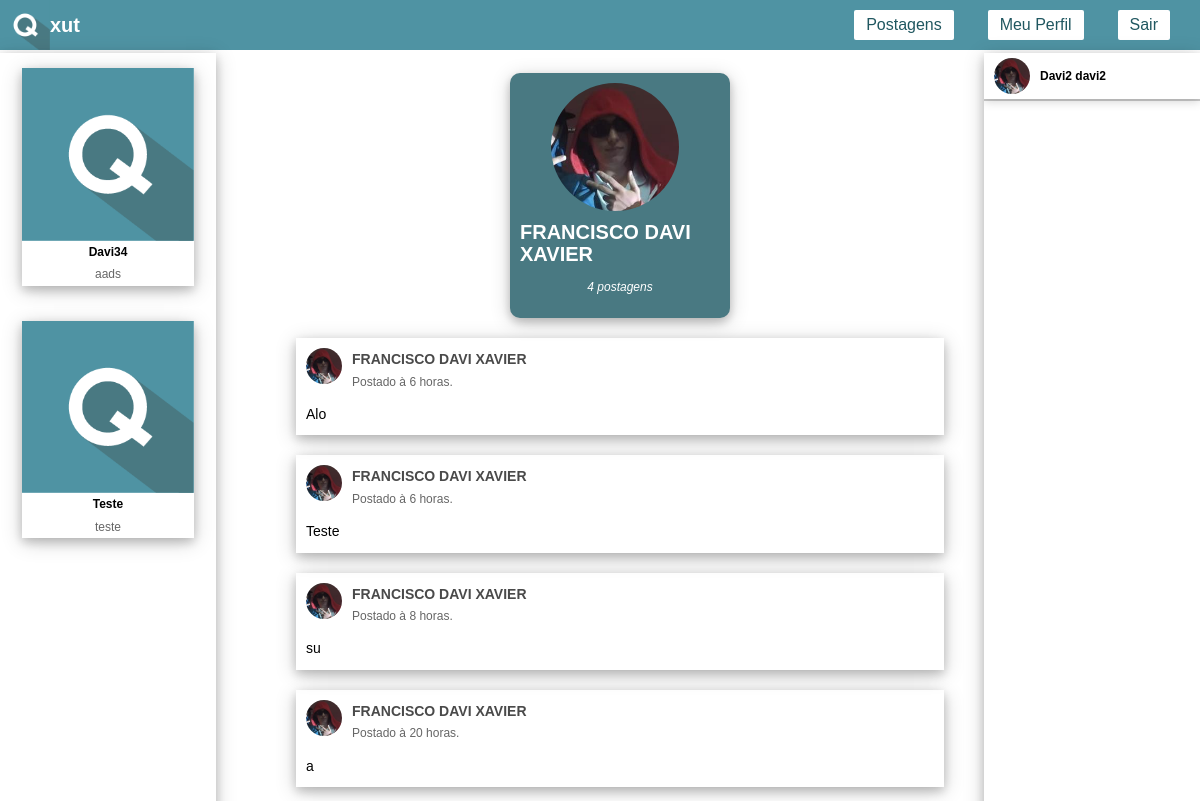
The page /qxut/perfil/1 (signed in) on the database its author committed.
### qxorkut/models.py (models this page shows)
class Comunidade(models.Model):
	nome = models.CharField(max_length = 300, unique=True)
	descricao = models.CharField(max_length = 500)
	foto = models.FileField(upload_to='media/', null=True, blank=True)
	idadmin = models.ForeignKey(Perfil, related_name = "comunidades_admin", on_delete = models.CASCADE)
	comunidade_perfil = models.ForeignKey(Perfil, related_name = "comunidade_perfil", on_delete = models.CASCADE)

class Perfil(models.Model):
	iduser = models.ForeignKey(get_user_model(), on_delete = models.CASCADE, related_name="perfil")
	nome = models.CharField(max_length = 200)
	sobrenome = models.CharField(max_length = 200)
	foto = models.FileField(upload_to='media/', null=True, blank=True)
	comunidades = models.ManyToManyField('Comunidade', verbose_name = u'Comunidades', through = 'Perfil_Comunidade')
	amigos = models.ManyToManyField('Perfil', verbose_name= u'Amigos', through="Amigo")

class Postagem(models.Model):
	idperfil = models.ForeignKey(Perfil, on_delete = models.CASCADE, related_name = "postagens")
	texto = models.CharField(max_length = 500)
	anexo = models.FileField(upload_to='media/', null=True, blank=True)
	data = models.DateTimeField()

### qxorkut/views.py (the view)
# urls.py: path('perfil/<int:id>', views.perfil, name = 'perfil'),
def perfil(request, id):
	perfil = Perfil.objects.get(pk=id)
	perfiluser = request.user.perfil.first()
	posts = perfil.postagens.order_by('data')
	for postagem in posts:
		data = postagem.data.replace(tzinfo=pytz.utc)
		now = datetime.now(pytz.utc)
		diff = now - data
		postagem.ago = getTimedeltaString(diff)
		postagem.file_isimg = False
		try:
			if postagem.anexo:
				filetest = Image.open(postagem.anexo.path)
				postagem.file_isimg = True
		except Exception as e:
			postagem.file_isimg = False
	amigos = perfil.amigos.all()
	comunidades = perfil.comunidades.all()
	isamigo = False
	if perfiluser.amigos.filter(id=perfil.id).exists():
		isamigo = True
	context = {
		"perfilsolicitado" : perfil,
		"perfil" : perfiluser,
		"posts" : posts,
		"postquantidade" : posts.count,
		"amigos" : amigos,
		"comunidades" : comunidades,
		"isamigo" : isamigo,
	}
	return render(request, 'main/perfil.html', context)

### qxorkut/views.py (called while the page is built)
def strfdelta(tdelta, fmt):
    d = {"days": tdelta.days}
    d["hours"], rem = divmod(tdelta.seconds, 3600)
    d["minutes"], d["seconds"] = divmod(rem, 60)
    return fmt.format(**d)

def getTimedeltaString(t):
	strdelta = strfdelta(t, "{days}") + " dias"
	if strdelta == "0 dias":
		strdelta = strfdelta(t, "{hours}") + " horas"
		if strdelta == "0 horas":
			strdelta = strfdelta(t, "{minutes}") + " minutos"
			if strdelta == "0 minutos":
				strdelta = strfdelta(t, "{seconds}") + " segundos"
				return strdelta
			return strdelta
		return strdelta
	return strdelta

### qxorkut/templates/main/perfil.html (shortened to what this page needs)
{% extends "main/base.html" %}
{% block right %}
	<div class="friendscontainer">
		{% include "main/amigos.html" %}
	</div>
{% endblock %}
{% block center %}
	<div class="perfilbody">
		{% if perfilsolicitado.foto %}
			<div class="userimgdivbig" style="margin-bottom: 10px; background-image: url({{perfilsolicitado.foto.url}});"></div>
		{% else %}
			<div class="userimgdivbig" style="margin-bottom: 10px; background-image: url(/static/img/defuser.png);"></div>
		{% endif %}
		<label style="margin-bottom: 10px;">{{perfilsolicitado.nome}} {{perfilsolicitado.sobrenome}}</label>
		{% if postquantidade == 1 %}
			<label class="perfilposts">{{postquantidade}} postagem</label>
		{% else %}
			<label class="perfilposts">{{postquantidade}} postagens</label>
		{% endif%}
	</div>
	<div id="postscontainer">
		{% include "main/posts.html" %}
	</div>
{% endblock %}
{% block left %}
	<div class="communitycontainer">
		{% include "main/comunidades.html" %}
	</div>
{% endblock %}

### qxorkut/templates/main/base.html (shortened to what this page needs)
{% load static %}
<!DOCTYPE html>
<html>
<head>
	<link rel="stylesheet" type="text/css" href="{% block style %}/static/css/style.css{% endblock %}">
</head>
<body>
	<header id="mainheader">
		{% block headertitle %}
			<img class="titleimage" src="/static/img/defuser.png" alt="Q">
			<label style="margin-right: auto; margin-top: auto; margin-bottom: auto; font-weight: bold; font-size: 20px;">xut</label>
		{% endblock %}
		{% block headercontent %}
			<div style="display: flex;">
				{% block currentuser %}
					<div class="currentuser">
					</div>
				{% endblock %}
				<div class="container">
					<ul>
						<li><button onclick="window.location.href='/qxut/'" class="materialbutton ripple-header">Postagens</button></li>
						<li><button onclick="window.location.href='/qxut/perfil/{{perfil.id}}'" class="materialbutton ripple-header">Meu Perfil</button></li>
						<li><button onclick="window.location.href='/qxut/logout'" class="materialbutton ripple-header">Sair</button></li>
					</ul>
				</div>
			</div>
		{% endblock %}
	</header>
	{% block maincontent %}
		<div id="main-content">
			<aside id="left-sidebar">
				{% block left %}
				{% endblock %}
			</aside>
			<section id="center-pane">
				{% block center %}
				{% endblock %}
			</section>
			<aside id="right-sidebar">
				{% block right %}
				{% endblock %}
			</aside>
		</div>
	{% endblock %}
</body>
</html>

### qxorkut/templates/main/comunidades.html
{% for comunidade in comunidades %}
	<a href="/qxut/comunidade/{{comunidade.id}}" class="hiddenlink">
		<div class=community-body>
			{% if comunidade.foto %}
				<img class="communityimage" src="{{comunidade.foto.url}}" alt="not found">
			{% else %}
				<img class="communityimage" src="/static/img/defuser.png" alt="not found">
			{% endif %}
			<label class="communityname">{{comunidade.nome}}</label>
			<label class="communitydesc">{{comunidade.descricao}}</label>
		</div>
	</a>
{% endfor %}

### qxorkut/templates/main/posts.html (shortened to what this page needs)
{% for post in posts reversed %}
	<div class="post-body">
		<div style="display: flex; flex-direction: row;">
			{% if post.idperfil.foto %}
				<div class="userimgdiv" style="background-image: url({{post.idperfil.foto.url}})"></div>
			{% else %}
				<div class="userimgdiv" style="background-image: url(/static/img/defuser.png)"></div>
			{% endif %}
			<div style="display: flex; flex-direction: column;">
				<label class="postname">{{post.idperfil.nome}} {{post.idperfil.sobrenome}}</label>
				<label class="posttime"> Postado à {{post.ago}}.</label>
			</div>
		</div>
		<label class="posttext">{{post.texto}}</label>
		{% if post.anexo and post.file_isimg %}
			<img class="postimage" src="{{post.anexo.url}}" alt="not found">
		{% elif post.anexo and not post.file_isimg %}
				{% load filename %}
		{% endif %}
	</div>
{% endfor %}

### qxorkut/templates/main/amigos.html
{% for amigo in amigos %}
	<a href="/qxut/perfil/{{amigo.id}}" class="hiddenlink ripple">
		<div class="friend-body">
			{% if amigo.foto %}
				<div class="userimgdiv" style="background-image: url({{amigo.foto.url}})">
				</div>
			{% else %}
				<div class="userimgdiv" style="background-image: url(static/img/defuser.png)">
				</div>
			{% endif %}
			<label class="username">{{amigo.nome}} {{amigo.sobrenome}}</label>
		</div>
	</a>
{% endfor %}

### static/css/style.css (style rules this page uses)
body { font-size: 14px; font-family: Arial, Helvetica, sans-serif; background-color: white; color: black; line-height: 1.6em; margin: 0; }
a { color: #02c3e6; text-decoration: none; }
.titleimage { max-width: 50px; }
.ripple { background-position: center; transition: background 0.8s; }
.ripple-header { background-position: center; transition: background 0.8s; }
.materialbutton { border: none; border-radius: 2px; padding: 6px 12px; font-size: 16px; cursor: pointer; color: #205760; background-color: #fff; outline: none; }
.container { margin: auto; overflow: hidden; }
.friendscontainer { overflow-y: auto; box-shadow: 0 4px 10px 0 rgba(0, 0, 0, 0.2), 0 4px 20px 0 rgba(0, 0, 0, 0.19); width: 100%; height: 100%; }
.friend-body { display: flex; flex-direction: row; align-items: center; box-shadow: 0 2px 0px 0 rgba(0, 0, 0, 0.2), 0 2px 10px 0 rgba(0, 0, 0, 0.19); padding: 5px; padding-left: 10px; }
.friend-body .username { font-weight: bold; font-size: 12px; }
.userimgdiv { background-size: 36px 36px; background-position: 50% 50%; background-repeat: no-repeat; width: 36px; height: 36px; border-radius: 50%; margin-right: 10px; }
.userimgdivbig { background-size: 128px 128px; background-position: 50% 50%; background-repeat: no-repeat; width: 128px; height: 128px; border-radius: 50%; margin-right: 10px; }
.currentuser { display: flex; flex-direction: row; align-items: center; padding-right: 50px; font-size: 14px; }
.perfilbody { box-shadow: 0 4px 10px 0 rgba(0, 0, 0, 0.2), 0 4px 20px 0 rgba(0, 0, 0, 0.19); padding: 10px; display: flex; flex-direction: column; align-items: center; background-color: #497982; border-radius: 10px; margin-left: auto; margin-right: auto; font-weight: bold; color: #fff; font-size: 20px; max-width: 200px; margin-bottom: 20px; }
.perfilposts { color: #fff; font-size: 12px; margin-bottom: 10px; font-style: italic; font-weight: normal; }
.hiddenlink { display: block; text-decoration: none; color: black; }
.hiddenlink label { cursor: pointer; }
.communitycontainer { display: flex; flex-direction: column; box-shadow: 0 4px 10px 0 rgba(0, 0, 0, 0.2), 0 4px 20px 0 rgba(0, 0, 0, 0.19); height: 100%; width: 100%; }
.community-body { margin-left: auto; margin-right: auto; margin-top: 15px; display: flex; flex-direction: column; align-items: center; font-size: 12px; font-weight: bold; box-shadow: 0 4px 10px 0 rgba(0, 0, 0, 0.2), 0 4px 20px 0 rgba(0, 0, 0, 0.19); margin-bottom: 20px; max-width: 80%; }
.community-body .communitydesc { font-weight: normal; color: #666666; }
.community-body .communityimage { max-width: 100%; }
.post-body { box-shadow: 0 4px 10px 0 rgba(0, 0, 0, 0.2), 0 4px 20px 0 rgba(0, 0, 0, 0.19); padding: 10px; display: flex; flex-direction: column; margin-bottom: 20px; }
.post-body .postname { font-weight: bold; color: #4a4a4a; }
.post-body .posttime { font-size: 12px; color: #666666; }
.post-body .posttext { padding-top: 10px; }
#mainheader { display: flex; justify-content: space-between; background-color: #4F93A3; color: white; position: fixed; top: 0; width: 100%; }
#mainheader ul { flex: 1; padding: 0; margin: 0; list-style: none; }
#mainheader li { display: inline; padding-right: 30px; font-size: 16px; }
#main-content { display: flex; justify-content: space-between; position: fixed; top: 53px; width: 100%; max-height: 91.3%; height: 91.3%; }
#center-pane { padding: 20px; padding-left: 20px; flex-basis: 60%; display: block; overflow-y: auto; }
#left-sidebar { flex-basis: 20%; padding-right: 60px; }
#right-sidebar { flex-basis: 20%; padding: 0 0 0 20px; }

### rows shown on the page
Comunidade: nome "Davi34", descricao "aads"
Comunidade: nome "Teste", descricao "teste"
Perfil: foto (picture), nome "FRANCISCO DAVI", sobrenome "XAVIER"
Postagem: idperfil.foto (picture), idperfil.nome "FRANCISCO DAVI", idperfil.sobrenome "XAVIER", ago "6 horas", texto "Alo"
Postagem: idperfil.foto (picture), idperfil.nome "FRANCISCO DAVI", idperfil.sobrenome "XAVIER", ago "6 horas", texto "Teste"
Postagem: idperfil.foto (picture), idperfil.nome "FRANCISCO DAVI", idperfil.sobrenome "XAVIER", ago "8 horas", texto "su"
Postagem: idperfil.foto (picture), idperfil.nome "FRANCISCO DAVI", idperfil.sobrenome "XAVIER", ago "20 horas", texto "a"
Perfil: foto (picture), nome "Davi2", sobrenome "davi2"

### other values the page prints
{{ postquantidade }} "4"
